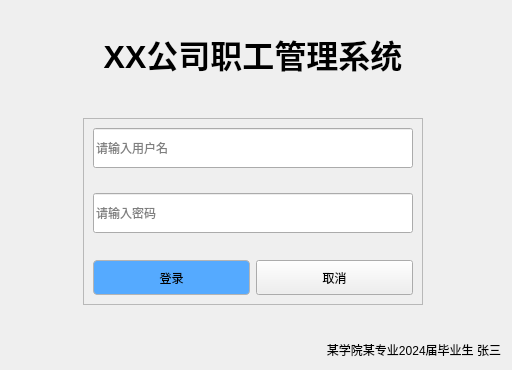
<?xml version="1.0" encoding="UTF-8"?>
<ui version="4.0">
 <class>LoginForm</class>
 <widget class="QWidget" name="LoginForm">
  <property name="geometry">
   <rect>
    <x>0</x>
    <y>0</y>
    <width>512</width>
    <height>370</height>
   </rect>
  </property>
  <property name="windowTitle">
   <string>Form</string>
  </property>
  <property name="styleSheet">
   <string notr="true"/>
  </property>
  <layout class="QGridLayout" name="gridLayout">
   <property name="topMargin">
    <number>30</number>
   </property>
   <item row="2" column="1">
    <spacer name="verticalSpacer_2">
     <property name="orientation">
      <enum>Qt::Vertical</enum>
     </property>
     <property name="sizeHint" stdset="0">
      <size>
       <width>20</width>
       <height>44</height>
      </size>
     </property>
    </spacer>
   </item>
   <item row="3" column="0">
    <spacer name="horizontalSpacer">
     <property name="orientation">
      <enum>Qt::Horizontal</enum>
     </property>
     <property name="sizeHint" stdset="0">
      <size>
       <width>74</width>
       <height>20</height>
      </size>
     </property>
    </spacer>
   </item>
   <item row="6" column="1">
    <spacer name="verticalSpacer_3">
     <property name="orientation">
      <enum>Qt::Vertical</enum>
     </property>
     <property name="sizeHint" stdset="0">
      <size>
       <width>20</width>
       <height>40</height>
      </size>
     </property>
    </spacer>
   </item>
   <item row="4" column="2">
    <spacer name="horizontalSpacer_2">
     <property name="orientation">
      <enum>Qt::Horizontal</enum>
     </property>
     <property name="sizeHint" stdset="0">
      <size>
       <width>74</width>
       <height>20</height>
      </size>
     </property>
    </spacer>
   </item>
   <item row="3" column="1" rowspan="2">
    <layout class="QHBoxLayout" name="horizontalLayout" stretch="1">
     <item>
      <widget class="QFrame" name="frame">
       <property name="minimumSize">
        <size>
         <width>340</width>
         <height>0</height>
        </size>
       </property>
       <property name="styleSheet">
        <string notr="true"/>
       </property>
       <property name="frameShape">
        <enum>QFrame::StyledPanel</enum>
       </property>
       <property name="frameShadow">
        <enum>QFrame::Raised</enum>
       </property>
       <layout class="QVBoxLayout" name="verticalLayout_2">
        <item>
         <layout class="QVBoxLayout" name="verticalLayout">
          <property name="spacing">
           <number>25</number>
          </property>
          <item>
           <widget class="QLineEdit" name="lineEdit">
            <property name="minimumSize">
             <size>
              <width>280</width>
              <height>40</height>
             </size>
            </property>
            <property name="autoFillBackground">
             <bool>false</bool>
            </property>
            <property name="placeholderText">
             <string>请输入用户名</string>
            </property>
           </widget>
          </item>
          <item>
           <widget class="QLineEdit" name="lineEdit_2">
            <property name="minimumSize">
             <size>
              <width>280</width>
              <height>40</height>
             </size>
            </property>
            <property name="echoMode">
             <enum>QLineEdit::Password</enum>
            </property>
            <property name="placeholderText">
             <string>请输入密码</string>
            </property>
           </widget>
          </item>
         </layout>
        </item>
        <item>
         <spacer name="verticalSpacer">
          <property name="orientation">
           <enum>Qt::Vertical</enum>
          </property>
          <property name="sizeHint" stdset="0">
           <size>
            <width>20</width>
            <height>40</height>
           </size>
          </property>
         </spacer>
        </item>
        <item>
         <layout class="QHBoxLayout" name="horizontalLayout_2">
          <item>
           <widget class="QPushButton" name="btnLogin">
            <property name="minimumSize">
             <size>
              <width>0</width>
              <height>35</height>
             </size>
            </property>
            <property name="styleSheet">
             <string notr="true">background-color: rgb(85, 170, 255);
border-radius: 4px;
border: 1px solid rgb(180, 180, 180);
</string>
            </property>
            <property name="text">
             <string>登录</string>
            </property>
           </widget>
          </item>
          <item>
           <widget class="QPushButton" name="btnCancel">
            <property name="minimumSize">
             <size>
              <width>0</width>
              <height>35</height>
             </size>
            </property>
            <property name="styleSheet">
             <string notr="true"/>
            </property>
            <property name="text">
             <string>取消</string>
            </property>
           </widget>
          </item>
         </layout>
        </item>
       </layout>
      </widget>
     </item>
    </layout>
   </item>
   <item row="1" column="1">
    <widget class="QLabel" name="labTitle">
     <property name="font">
      <font>
       <pointsize>24</pointsize>
       <weight>75</weight>
       <bold>true</bold>
      </font>
     </property>
     <property name="text">
      <string>XX公司职工管理系统</string>
     </property>
     <property name="alignment">
      <set>Qt::AlignCenter</set>
     </property>
    </widget>
   </item>
   <item row="7" column="1" colspan="2">
    <widget class="QLabel" name="label">
     <property name="text">
      <string>某学院某专业2024届毕业生 张三</string>
     </property>
     <property name="alignment">
      <set>Qt::AlignRight|Qt::AlignTrailing|Qt::AlignVCenter</set>
     </property>
    </widget>
   </item>
  </layout>
 </widget>
 <resources/>
 <connections/>
</ui>
